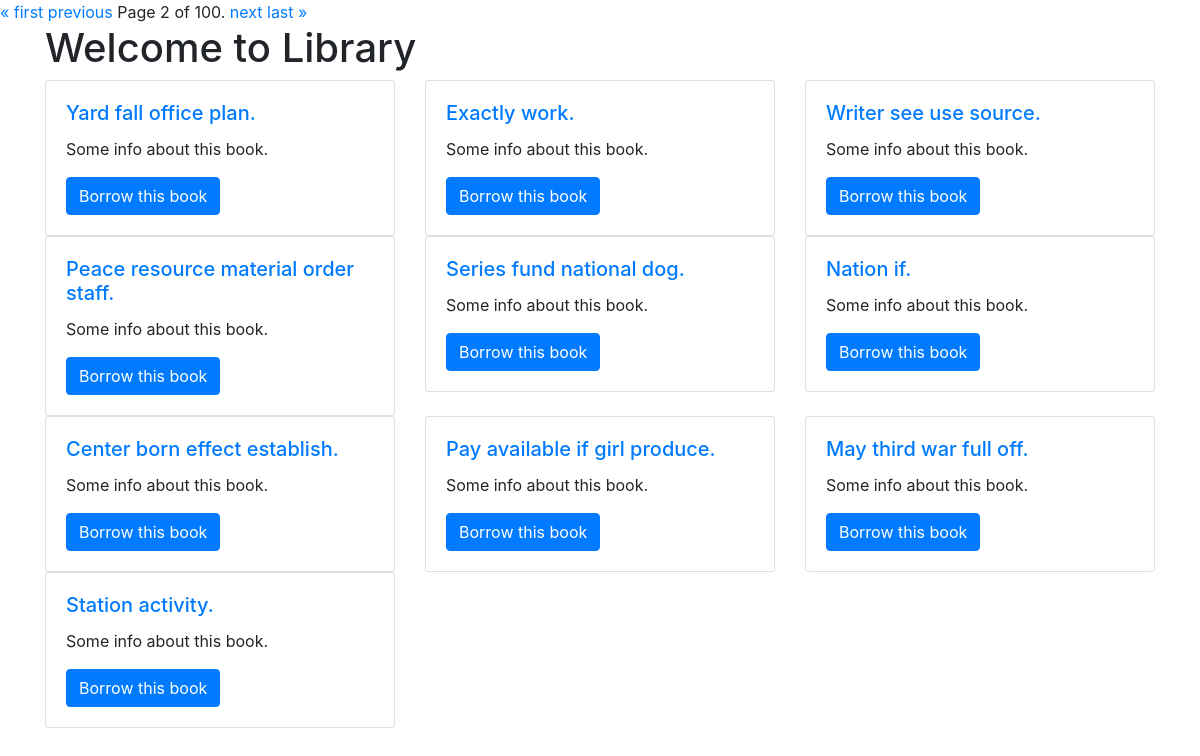
The app's page /users/?page=2 (signed in) with its own data.
### library/models.py (models this page shows)
class Book(models.Model):
    title = models.CharField(max_length=200)
    authors = models.ManyToManyField(Author)
    genre = models.ForeignKey(Genre, on_delete=models.CASCADE)
    pub_date = models.DateField('Publication date')
    quantity = models.IntegerField(default=1)

### users/views.py (the view)
# urls.py: path('', views.users_home, name='index'),
@login_required
@user_passes_test(lambda u: not u.is_staff)
def users_home(request):
    if request.method == 'POST':
        book_id = request.POST.get('book_id')
        book = get_object_or_404(Book, id=book_id)
        BorrowedBook.objects.create(user=request.user, book=book)
    books_list = Book.objects.all()
    page = request.GET.get('page', 1)
    paginator = Paginator(books_list, 10)  # Show 10 books per page
    try:
        books = paginator.page(page)
    except PageNotAnInteger:
        books = paginator.page(1)
    except EmptyPage:
        books = paginator.page(paginator.num_pages)
    borrowed_books = BorrowedBook.objects.filter(user=request.user).values_list('book', flat=True)
    return render(request, 'users/index.html', {'books': books, 'borrowed_books': borrowed_books})

### users/templates/users/index.html (shortened to what this page needs)
<!DOCTYPE html>
<html>
<head>
    <link href="https://stackpath.bootstrapcdn.com/bootstrap/4.3.1/css/bootstrap.min.css" rel="stylesheet">
</head>
<body>
<div class="pagination">
    <span class="step-links">
        {% if books.has_previous %}
            <a href="?page=1">&laquo; first</a>
            <a href="?page={{ books.previous_page_number }}">previous</a>
        {% endif %}
        <span class="current">
            Page {{ books.number }} of {{ books.paginator.num_pages }}.
        </span>
        {% if books.has_next %}
            <a href="?page={{ books.next_page_number }}">next</a>
            <a href="?page={{ books.paginator.num_pages }}">last &raquo;</a>
        {% endif %}
    </span>
</div>
<div class="container">
    <h1>Welcome to Library</h1>
    <div class="row">
        {% for book in books %}
            <div class='col-4'>
                <div class='card'>
                    <div class='card-body'>
                        <h5 class='card-title'><a href="{% url 'users:book-detail' book.id %}">{{ book.title }}</a></h5>
                        <p class='card-text'> Some info about this book. </p>
                        {% if book.id in borrowed_books %}
                            <p>You've already borrowed this book.</p>
                            <a href="{% url 'users:cancel-reservation' book.id %}">Cancel Reservation</a>
                        {% else %}
                            <form method="post" action="{% url 'users:index' %}">
                                <button type="submit" class="btn btn-primary">Borrow this book</button>
                            </form>
                        {% endif %}
                    </div>
                </div>
            </div>
        {% endfor %}
    </div>
</div>
</body>
</html>

### records on screen
Book: title "Yard fall office plan."
Book: title "Exactly work."
Book: title "Writer see use source."
Book: title "Peace resource material order staff."
Book: title "Series fund national dog."
Book: title "Nation if."
Book: title "Center born effect establish."
Book: title "Pay available if girl produce."
Book: title "May third war full off."
Book: title "Station activity."

### other values on screen
{{ books.number }} "2"
{{ books.paginator.num_pages }} "100"
